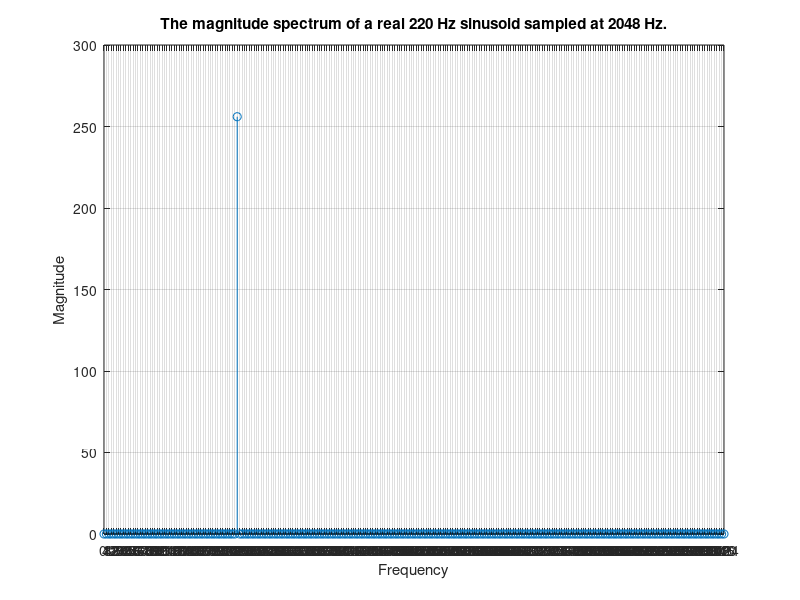

Write the MATLAB code that produced this figure.
% Plot sinusoid
f=220; % Frequency (cycles/sample)
fs=2048; % Samples per second
ts=1/fs; % Sampling rate
N=512; % Number of samples
n=0:N-1; % Discrete time axis
r=sin(2*pi*f*n*ts); % Sampled sinusoid

% FFT of sinusoid
x = fft(r); % Discrete Fourier Transform
m512 = abs(x); % Absolute value of y
f = (0:N-1)*fs/N; % Sort frequency into 512 bins
stem(f,m512); % Plot Frequency against Magnitude
xlim([0 fs/2]); % set x-axis limits
xticks([0:fs/N:fs/2]) % Set x-axis tick values
xlabel('Frequency') %label x-axis
ylabel('Magnitude') % label y-axis
title('The magnitude spectrum of a real 220 Hz sinusoid  sampled at 2048 Hz.'); % plot title
grid % show grid lines